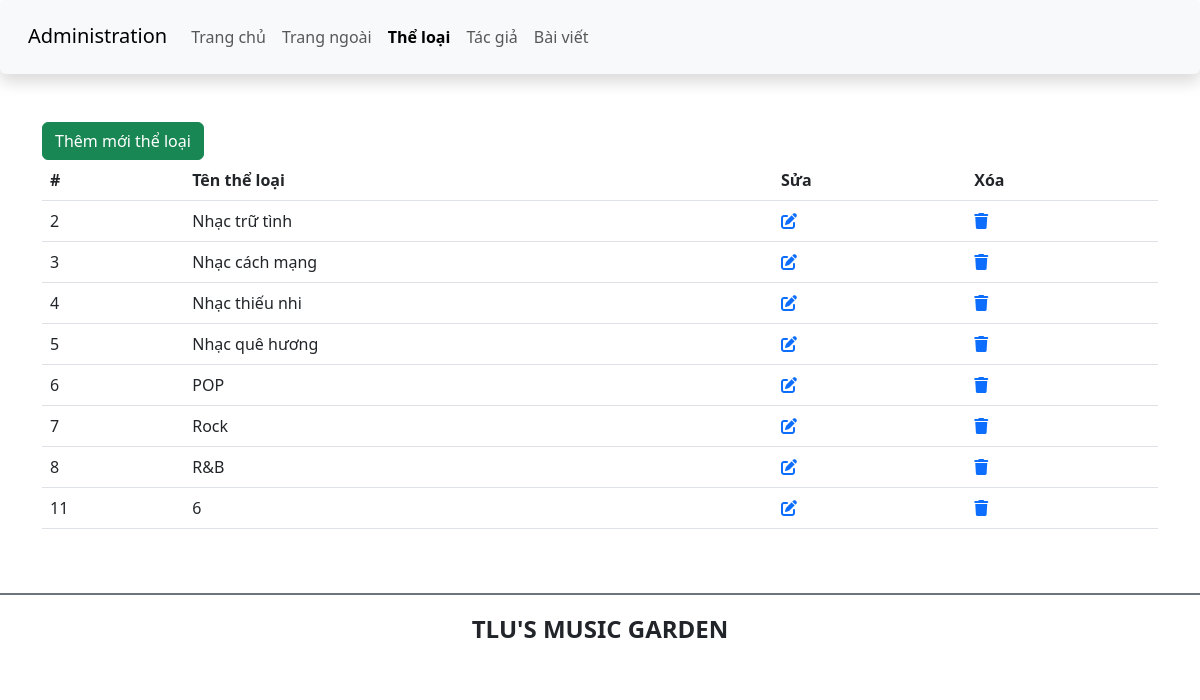
/btth01/admin/category.php, run on the app's committed database.
### tables this page shows
CREATE TABLE `theloai` (
  `ma_tloai` int(11) NOT NULL,
  `ten_tloai` varchar(50) NOT NULL
);

### btth01/admin/category_process.php (the view, shortened to what this page needs)
<?php
include '../db.php';
$sql = "SELECT ma_tloai, ten_tloai FROM theloai";
$result = $conn->query($sql);
if ($result->num_rows > 0) {
    while ($row = $result->fetch_assoc()) {
        echo "<tr>
                <td>{$row['ma_tloai']}</td>
                <td>{$row['ten_tloai']}</td>
                <td>
                    <a href='edit_category.php?id={$row['ma_tloai']}'><i class='fa-solid fa-pen-to-square'></i></a>
                </td>
                <td>
                    <a href='delete_category.php?id={$row['ma_tloai']}'><i class='fa-solid fa-trash'></i></a>
                </td>
              </tr>";
    }
} else {
    echo "<tr><td colspan='4'>Không có thể loại nào.</td></tr>";
}
?>

### data on the page
theloai: ma_tloai "2", ten_tloai "Nhạc trữ tình"
theloai: ma_tloai "3", ten_tloai "Nhạc cách mạng"
theloai: ma_tloai "4", ten_tloai "Nhạc thiếu nhi"
theloai: ma_tloai "5", ten_tloai "Nhạc quê hương"
theloai: ma_tloai "6", ten_tloai "POP"
theloai: ma_tloai "7", ten_tloai "Rock"
theloai: ma_tloai "8", ten_tloai "R&B"
theloai: ma_tloai "11", ten_tloai "6"
